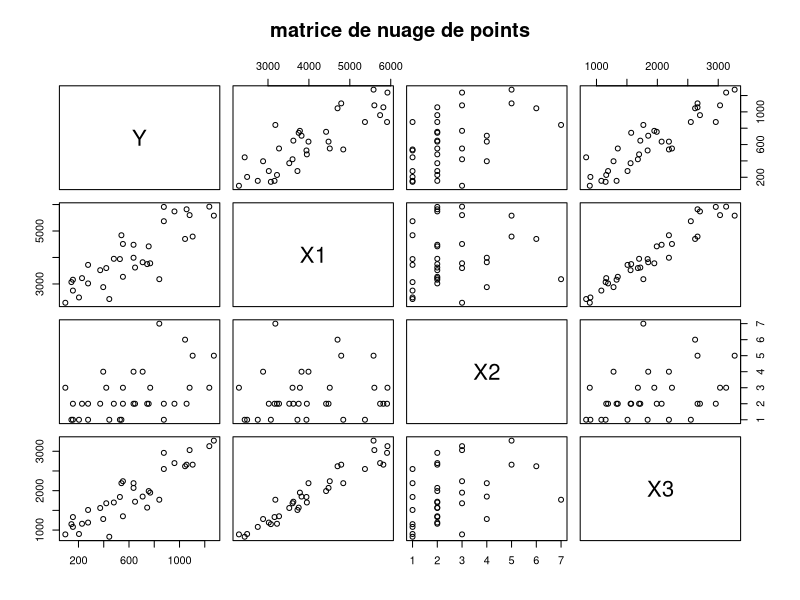
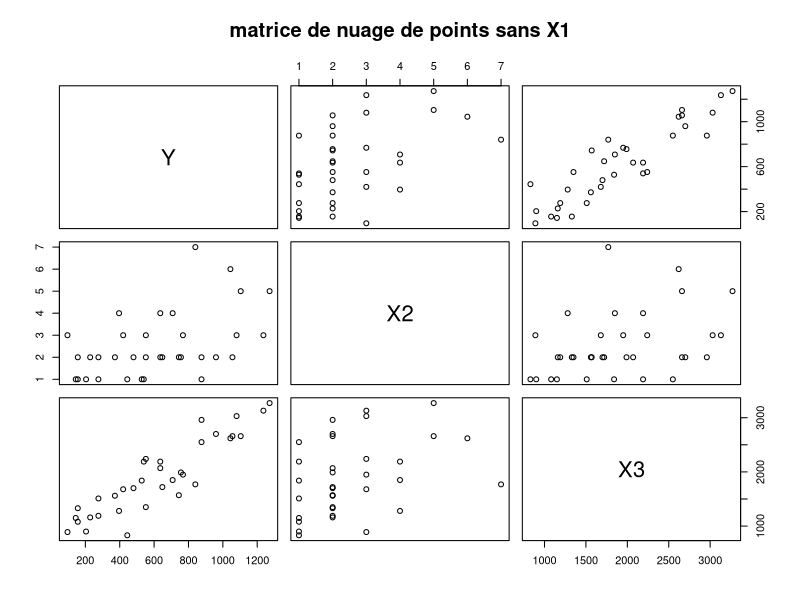

Source code (R) for these figures, in order:
#question 5 du devoir 1

q5 = read.table('Menages.txt', header = TRUE)
q5

#a
pairs(~Y+X1+X2+X3, data = q5, main = "matrice de nuage de points")

reg_q5 = lm(Y ~., data = q5)
summary(reg_q5)

#b
#?


#c
pairs(~Y+X2+X3, data = q5, main = "matrice de nuage de points sans X1")
reg_q5c = lm(Y ~X2+X3,data=q5)
reg_q5c
summary(reg_q5c)
